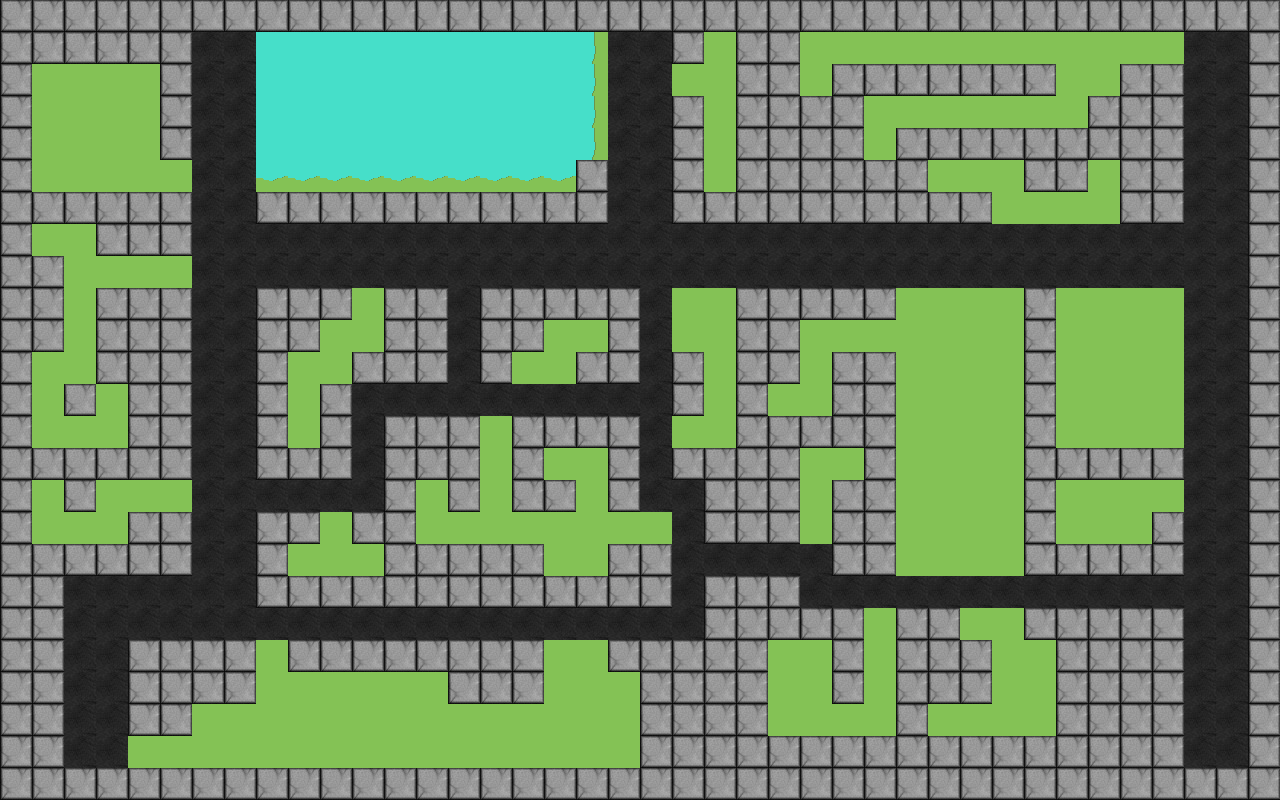

This game map was drawn from its Tiled (.tmx) file and the tilesets committed beside it. A one-line description and the full map source follow:
An orthogonal 40x25 tile map with 32x32 px tiles, 1 tile layer (Слой тайлов 1), 4 tilesets and 16 objects (8x NPC, 6x Bonus, Player, TP).

<map version="1.10" tiledversion="git" orientation="orthogonal" renderorder="right-down" width="40" height="25" tilewidth="32" tileheight="32" infinite="0" nextlayerid="3" nextobjectid="18">
 <tileset firstgid="1" name="roads" tilewidth="32" tileheight="32" tilecount="768" columns="32">
  <image source="../public/images/preview.jpg" width="1024" height="768" />
 </tileset>
 <tileset firstgid="769" name="grass_water" tilewidth="32" tileheight="32" tilecount="216" columns="18">
  <image source="../public/images/grass_and_water_64X64.png" width="576" height="384" />
 </tileset>
 <tileset firstgid="985" name="spritesheet" tilewidth="32" tileheight="32" tilecount="4" columns="2">
  <image source="../public/images/spritesheet.png" width="65" height="65" />
 </tileset>
 <tileset firstgid="989" name="spritesheet_all" tilewidth="32" tileheight="32" tilecount="9" columns="3">
  <image source="../public/images/spritesheet_all.png" width="98" height="98" />
 </tileset>
 <layer id="1" name="Слой тайлов 1" width="40" height="25">
  <data encoding="csv">
2,2,2,2,2,2,2,2,2,2,2,2,2,2,2,2,2,2,2,2,2,2,2,2,2,2,2,2,2,2,2,2,2,2,2,2,2,2,2,2,
2,2,2,2,2,2,389,389,833,833,833,833,833,833,833,833,833,833,2684355374,389,389,2,794,2,2,794,794,794,794,794,794,794,794,794,794,794,794,389,389,2,
2,794,794,794,794,2,389,389,833,833,833,833,833,833,833,833,833,833,2684355374,389,389,794,794,2,2,794,2,2,2,2,2,2,2,794,794,2,2,389,389,2,
2,794,794,794,794,2,389,389,833,833,833,833,833,833,833,833,833,833,2684355374,389,389,2,794,2,2,2,2,794,794,794,794,794,794,794,2,2,2,389,389,2,
2,794,794,794,794,2,389,389,833,833,833,833,833,833,833,833,833,833,2684355374,389,389,2,794,2,2,2,2,794,2,2,2,2,2,2,2,2,2,389,389,2,
2,794,794,794,794,794,389,389,868,868,868,868,868,868,868,868,868,868,2,389,389,2,794,2,2,2,2,2,2,794,794,794,2,2,794,2,2,389,389,2,
2,2,2,2,2,2,389,389,2,2,2,2,2,2,2,2,2,2,2,389,389,2,2,2,2,2,2,2,2,2,2,794,794,794,794,2,2,389,389,2,
2,794,794,2,2,2,389,389,389,389,389,389,389,389,389,389,389,389,389,389,389,389,389,389,389,389,389,389,389,389,389,389,389,389,389,389,389,389,389,2,
2,2,794,794,794,794,389,389,389,389,389,389,389,389,389,389,389,389,389,389,389,389,389,389,389,389,389,389,389,389,389,389,389,389,389,389,389,389,389,2,
2,2,794,2,2,2,389,389,2,2,2,794,2,2,389,2,2,2,2,2,389,794,794,2,2,2,2,2,794,794,794,794,2,794,794,794,794,389,389,2,
2,2,794,2,2,2,389,389,2,2,794,794,2,2,389,2,2,794,794,2,389,794,794,2,2,794,794,794,794,794,794,794,2,794,794,794,794,389,389,2,
2,794,794,2,2,2,389,389,2,794,794,2,2,2,389,2,794,794,2,2,389,2,794,2,2,794,2,2,794,794,794,794,2,794,794,794,794,389,389,2,
2,794,2,794,2,2,389,389,2,794,2,389,389,389,389,389,389,389,389,389,389,2,794,2,794,794,2,2,794,794,794,794,2,794,794,794,794,389,389,2,
2,794,794,794,2,2,389,389,2,794,2,389,2,2,2,794,2,2,2,2,389,794,794,2,2,2,2,2,794,794,794,794,2,794,794,794,794,389,389,2,
2,2,2,2,2,2,389,389,2,2,2,389,2,2,2,794,2,794,794,2,389,2,2,2,2,794,794,2,794,794,794,794,2,2,2,2,2,389,389,2,
2,794,2,794,794,794,389,389,389,389,389,389,2,794,2,794,2,2,794,2,389,389,2,2,2,794,2,2,794,794,794,794,2,794,794,794,794,389,389,2,
2,794,794,794,2,2,389,389,2,2,794,2,2,794,794,794,794,794,794,794,794,389,2,2,2,794,2,2,794,794,794,794,2,794,794,794,2,389,389,2,
2,2,2,2,2,2,389,389,2,794,794,794,2,2,2,2,2,794,794,2,2,389,389,389,389,389,2,2,794,794,794,794,2,2,2,2,2,389,389,2,
2,2,389,389,389,389,389,389,2,2,2,2,2,2,2,2,2,2,2,2,2,389,2,2,2,389,389,389,389,389,389,389,389,389,389,389,389,389,389,2,
2,2,389,389,389,389,389,389,389,389,389,389,389,389,389,389,389,389,389,389,389,389,2,2,2,2,2,794,2,2,794,794,2,2,2,2,2,389,389,2,
2,2,389,389,2,2,2,2,794,2,2,2,2,2,2,2,2,794,794,2,2,2,2,2,794,794,2,794,2,2,2,794,794,2,2,2,2,389,389,2,
2,2,389,389,2,2,2,2,794,794,794,794,794,794,2,2,2,794,794,794,2,2,2,2,794,794,2,794,2,2,2,794,794,2,2,2,2,389,389,2,
2,2,389,389,2,2,794,794,794,794,794,794,794,794,794,794,794,794,794,794,2,2,2,2,794,794,794,794,2,794,794,794,794,2,2,2,2,389,389,2,
2,2,389,389,794,794,794,794,794,794,794,794,794,794,794,794,794,794,794,794,2,2,2,2,2,2,2,2,2,2,2,2,2,2,2,2,2,389,389,2,
2,2,2,2,2,2,2,2,2,2,2,2,2,2,2,2,2,2,2,2,2,2,2,2,2,2,2,2,2,2,2,2,2,2,2,2,2,2,2,2
</data>
 </layer>
 <objectgroup id="2" name="objects">
  <object id="1" name="player" type="Player" gid="988" x="192" y="64" width="32" height="32" />
  <object id="2" name="Eat" type="Bonus" gid="987" x="33.3333" y="94.6667" width="32" height="32" />
  <object id="3" name="LD" type="NPC" gid="986" x="1058.67" y="317.333" width="32" height="32" />
  <object id="4" name="LD" type="NPC" gid="986" x="1156" y="513.333" width="32" height="32" />
  <object id="5" name="Coffee" type="Bonus" gid="985" x="1057.33" y="541.333" width="32" height="32" />
  <object id="6" name="Coffee" type="Bonus" gid="985" x="706.667" y="385.333" width="32" height="32" />
  <object id="7" name="Eat" type="Bonus" gid="987" x="705.333" y="349.333" width="32" height="32" />
  <object id="8" name="Eat" type="Bonus" gid="987" x="864" y="154.667" width="32" height="32" />
  <object id="9" name="Eat" type="Bonus" gid="987" x="800" y="672" width="32" height="32" />
  <object id="11" name="LD" type="NPC" gid="986" x="482.667" y="541.333" width="32" height="32" />
  <object id="12" name="LD" type="NPC" gid="986" x="133.333" y="512" width="32" height="32" />
  <object id="13" name="LD" type="NPC" gid="986" x="996" y="734.667" width="32" height="32" />
  <object id="14" name="LD" type="NPC" gid="986" x="964" y="64" width="32" height="32" />
  <object id="15" name="LD" type="NPC" gid="986" x="638.667" y="446.667" width="32" height="32" />
  <object id="16" name="LD" type="NPC" gid="986" x="900" y="417.333" width="32" height="32" />
  <object id="17" name="Win" type="TP" gid="991" x="1054.67" y="448" width="32" height="32" />
 </objectgroup>
</map>
